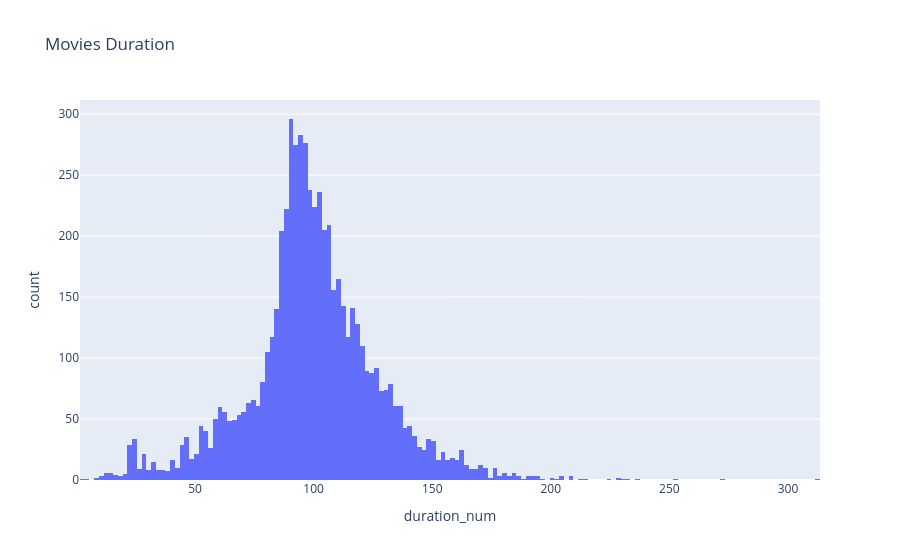

Write notebook code for a chart like this one.
### Markdown cell above
### 6.5 Продолжительность фильмов

### Code cell
movies = df[df['type'] == 'Movie']
px.histogram(movies, x='duration_num', title='Movies Duration')

### Figure 1 — Plotly figure (JSON) as saved in the notebook; plotly's stock layout.template omitted (floating-point values rounded to 4 significant figures; data arrays with more than 128 entries replaced by an {"elided": "..."} marker saying what was removed)
{"data": [{"bingroup": "x", "hovertemplate": "duration_num=%{x}<br>count=%{y}<extra></extra>", "legendgroup": "", "marker": {"color": "#636efa", "pattern": {"shape": ""}}, "name": "", "orientation": "v", "showlegend": false, "type": "histogram", "x": {"elided": "6131 float values"}, "xaxis": "x", "yaxis": "y"}], "layout": {"barmode": "relative", "legend": {"tracegroupgap": 0}, "title": {"text": "Movies Duration"}, "xaxis": {"anchor": "y", "domain": [0, 1], "title": {"text": "duration_num"}}, "yaxis": {"anchor": "x", "domain": [0, 1], "title": {"text": "count"}}}}
